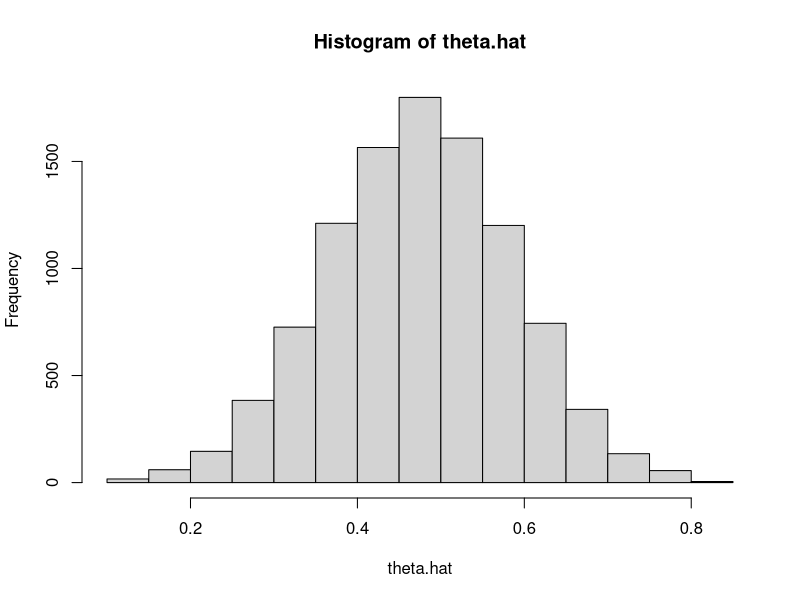
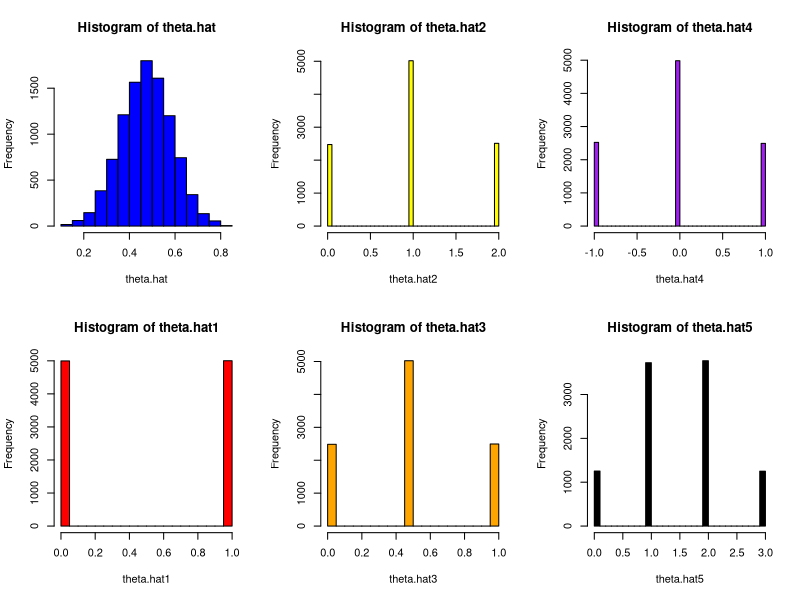

Here is the R script that generated these plots, in order:
theta <-0.5
N<- 10000
T<-20
X<- matrix(nrow=T, ncol=N)

for(j in 1:N) {
  X[,j] <- rbinom(T,1,theta)
}
View(data.frame(x))
mean(X)
dim(X)


theta.hat <- colMeans(X)
hist(theta.hat, breaks=20)
mean(theta.hat)
theta.hat1 <- X[1, ]
theta.hat2 <- X[1, ]+X[2, ]
theta.hat3 <- 1/2*(X[1, ]+X[T, ])
theta.hat4 <- X[1, ]-X[2, ]
theta.hat5 <- X[1, ]+X[2, ]+ X[3, ]
M<- c(mean(theta.hat), mean(theta.hat1), mean(theta.hat2), mean(theta.hat3), mean(theta.hat4), mean(theta.hat5))
V<- c(var(theta.hat), var(theta.hat2), var(theta.hat3), var(theta.hat4), var(theta.hat5))
cbind(M,V)
A <- cbind("Mean"=M, "Variance"=V)
rownames(A) <- c("theta.hat", "theta.hat1","theta.hat2","theta.hat3", "theta.hat4", "theta.hat5" )
par(mfcol= c(2,3))
hist(theta.hat, breaks=20, col="Blue")
hist(theta.hat1, breaks=30,col="Red")
hist(theta.hat2, breaks=30, col="Yellow")
hist(theta.hat3, breaks=30,col="Orange")
hist(theta.hat4, breaks=30,col="Purple")
hist(theta.hat5, breaks=30,col="Black")